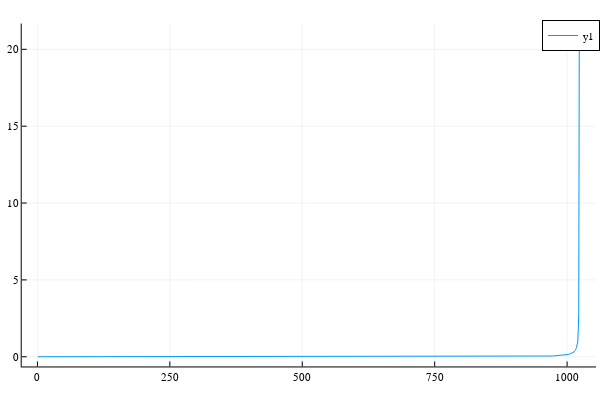

The code cell stored with this chart in its notebook:
### Code cell
plot(λ)

### Figure 1 — Plotly figure (JSON) as saved in the notebook; plotly's stock layout.template omitted (floating-point values rounded to 4 significant figures; data arrays with more than 128 entries replaced by an {"elided": "..."} marker saying what was removed)
{"data": [{"colorbar": {"title": ""}, "legendgroup": "y1", "line": {"color": "rgba(0, 154, 250, 1.000)", "dash": "solid", "shape": "linear", "width": 1}, "mode": "lines", "name": "y1", "showlegend": true, "type": "scatter", "x": {"elided": "1024 int values"}, "xaxis": "x", "y": {"elided": "1024 float values"}, "yaxis": "y", "zmax": null, "zmin": null}], "layout": {"annotations": [], "height": 400, "legend": {"bgcolor": "rgba(255, 255, 255, 1.000)", "bordercolor": "rgba(0, 0, 0, 1.000)", "borderwidth": 1, "font": {"color": "rgba(0, 0, 0, 1.000)", "family": "sans-serif", "size": 11}, "tracegroupgap": 0, "traceorder": "normal", "x": 1, "xanchor": "auto", "y": 1, "yanchor": "auto"}, "margin": {"b": 20, "l": 0, "r": 0, "t": 20}, "paper_bgcolor": "rgba(255, 255, 255, 1.000)", "plot_bgcolor": "rgba(255, 255, 255, 1.000)", "showlegend": true, "width": 600, "xaxis": {"anchor": "y", "domain": [0.03619, 0.9934], "gridcolor": "rgba(0, 0, 0, 0.100)", "gridwidth": 0.5, "linecolor": "rgba(0, 0, 0, 1.000)", "mirror": false, "range": [-29.69, 1055.0], "showgrid": true, "showline": true, "showticklabels": true, "tickangle": 0, "tickcolor": "rgb(0, 0, 0)", "tickfont": {"color": "rgba(0, 0, 0, 1.000)", "family": "sans-serif", "size": 11}, "tickmode": "array", "ticks": "inside", "ticktext": ["0", "250", "500", "750", "1000"], "tickvals": [0, 250, 500, 750, 1000], "title": "", "titlefont": {"color": "rgba(0, 0, 0, 1.000)", "family": "sans-serif", "size": 15}, "type": "-", "visible": true, "zeroline": false, "zerolinecolor": "rgba(0, 0, 0, 1.000)"}, "yaxis": {"anchor": "x", "domain": [0.03762, 0.9902], "gridcolor": "rgba(0, 0, 0, 0.100)", "gridwidth": 0.5, "linecolor": "rgba(0, 0, 0, 1.000)", "mirror": false, "range": [-0.6314, 21.68], "showgrid": true, "showline": true, "showticklabels": true, "tickangle": 0, "tickcolor": "rgb(0, 0, 0)", "tickfont": {"color": "rgba(0, 0, 0, 1.000)", "family": "sans-serif", "size": 11}, "tickmode": "array", "ticks": "inside", "ticktext": ["0", "5", "10", "15", "20"], "tickvals": [0, 5, 10, 15, 20], "title": "", "titlefont": {"color": "rgba(0, 0, 0, 1.000)", "family": "sans-serif", "size": 15}, "type": "-", "visible": true, "zeroline": false, "zerolinecolor": "rgba(0, 0, 0, 1.000)"}}}
